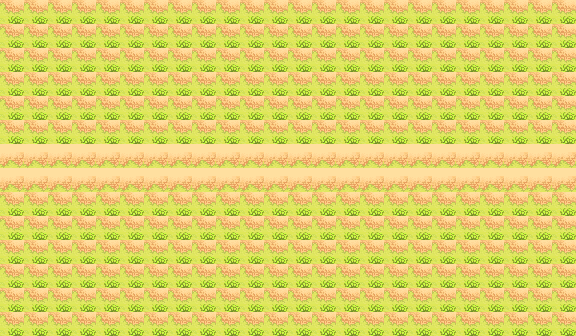

Below is a game level as drawn by its tile map, then a one-line description and the .tmx file that defines it, in full:
An orthogonal 24x14 tile map with 24x24 px tiles, 1 tile layer (terrain) and 7 objects (guilde_qg, kecleon_boutique, kangaskhan_reserve, duskull_banque, xatu_expertise, ...).

<map version="1.10" orientation="orthogonal" renderorder="right-down" width="24" height="14" tilewidth="24" tileheight="24">
 <tileset firstgid="1" source="village_sol.tsx" />
 <layer id="1" name="terrain" width="24" height="14">
  <data encoding="csv">
1,1,1,1,1,1,1,1,1,1,1,1,1,1,1,1,1,1,1,1,1,1,1,1,
1,1,1,1,1,1,1,1,1,1,1,1,1,1,1,1,1,1,1,1,1,1,1,1,
1,1,1,1,1,1,1,1,1,1,1,1,1,1,1,1,1,1,1,1,1,1,1,1,
1,1,1,1,1,1,1,1,1,1,1,1,1,1,1,1,1,1,1,1,1,1,1,1,
1,1,1,1,1,1,1,1,1,1,1,1,1,1,1,1,1,1,1,1,1,1,1,1,
1,1,1,1,1,1,1,1,1,1,1,1,1,1,1,1,1,1,1,1,1,1,1,1,
2,2,2,2,2,2,2,2,2,2,2,2,2,2,2,2,2,2,2,2,2,2,2,2,
2,2,2,2,2,2,2,2,2,2,2,2,2,2,2,2,2,2,2,2,2,2,2,2,
1,1,1,1,1,1,1,1,1,1,1,1,1,1,1,1,1,1,1,1,1,1,1,1,
1,1,1,1,1,1,1,1,1,1,1,1,1,1,1,1,1,1,1,1,1,1,1,1,
1,1,1,1,1,1,1,1,1,1,1,1,1,1,1,1,1,1,1,1,1,1,1,1,
1,1,1,1,1,1,1,1,1,1,1,1,1,1,1,1,1,1,1,1,1,1,1,1,
1,1,1,1,1,1,1,1,1,1,1,1,1,1,1,1,1,1,1,1,1,1,1,1,
1,1,1,1,1,1,1,1,1,1,1,1,1,1,1,1,1,1,1,1,1,1,1,1
  </data>
 </layer>
 <objectgroup id="2" name="structures">
  <object id="1" name="guilde_qg" x="216" y="0" width="168" height="120">
   <image source="../individuels/StructureTT_guilde_qg.png" width="168" height="120" />
  </object>
  <object id="2" name="kecleon_boutique" x="24" y="48" width="144" height="120">
   <image source="../individuels/StructureTT_kecleon_boutique.png" width="144" height="120" />
  </object>
  <object id="3" name="kangaskhan_reserve" x="144" y="48" width="144" height="144">
   <image source="../individuels/StructureTT_kangaskhan_reserve.png" width="144" height="144" />
  </object>
  <object id="4" name="duskull_banque" x="384" y="48" width="144" height="144">
   <image source="../individuels/StructureTT_duskull_banque.png" width="144" height="144" />
  </object>
  <object id="5" name="xatu_expertise" x="48" y="216" width="144" height="120">
   <image source="../individuels/StructureTT_xatu_expertise.png" width="144" height="120" />
  </object>
  <object id="6" name="electivire_liaison" x="360" y="216" width="168" height="96">
   <image source="../individuels/StructureTT_electivire_liaison.png" width="168" height="96" />
  </object>
  <object id="7" name="marowak_dojo" x="240" y="216" width="120" height="96">
   <image source="../individuels/StructureTT_marowak_dojo.png" width="120" height="96" />
  </object>
 </objectgroup>
</map>
